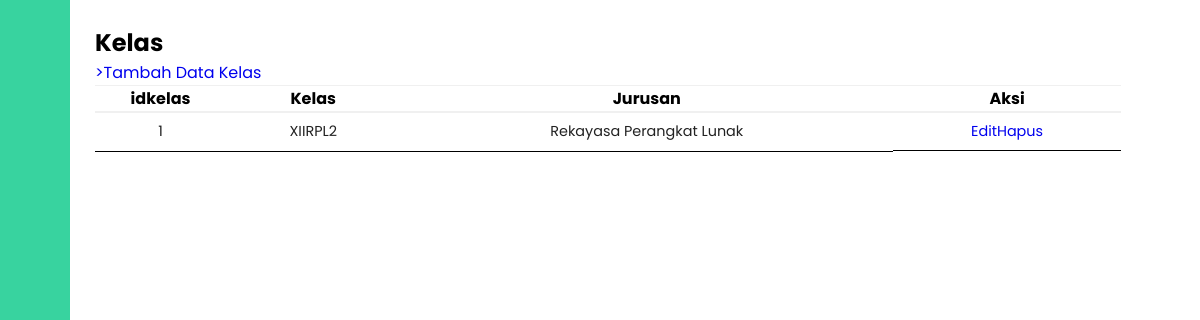
The app's page /kelas/index.php, older data.
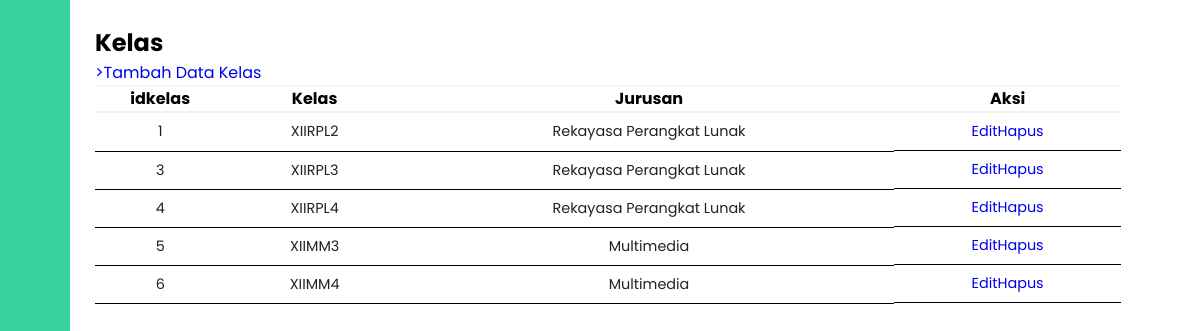
The same page, newer data.
### tables this page shows
CREATE TABLE `kelas` (
  `id_kelas` int(11) NOT NULL,
  `nama_kelas` varchar(10) NOT NULL,
  `kompentensi_keahlian` varchar(50) NOT NULL
);

### kelas/index.php (the view)
<?php
require_once '../koneksi.php';
$query = "select * from kelas";
$result = mysqli_query($conn, $query);
require_once '../templates/header.php';
?>
<section class="home">
    <div class="main-content">
        <h1>
            Kelas
        </h1>
        <a href="tambah.php">>Tambah Data Kelas</a>
        <table>
            <thead>
                <th>idkelas</th>
                <th>Kelas</th>
                <th>Jurusan</th>
                <th>Aksi</th>
            </thead>
            <tbody>
                <?php while ($row = mysqli_fetch_array($result)) : ?>
                    <tr>
                        <td><?php echo $row['id_kelas'] ?></td>
                        <td><?php echo $row['nama_kelas'] ?></td>
                        <td><?php echo $row['kompentensi_keahlian'] ?></td>
                        <td style="display: flex; justify-content: center;">
                            <a href="edit.php?id=<?= $row['id_kelas'] ?>">Edit</a>
                            <a href="delete.php?id=<?= $row['id_kelas'] ?>">Hapus</a>
                        </td>
                    </tr>
                <?php endwhile; ?>
            </tbody>
        </table>
    </div>
</section>
<?php
require_once '../templates/footer.php';
?>

Row changes from the older to the newer data that the page shows:
added kelas: id_kelas "3", nama_kelas "XIIRPL3", kompentensi_keahlian "Rekayasa Perangkat Lunak"
added kelas: id_kelas "4", nama_kelas "XIIRPL4", kompentensi_keahlian "Rekayasa Perangkat Lunak"
added kelas: id_kelas "5", nama_kelas "XIIMM3", kompentensi_keahlian "Multimedia"
added kelas: id_kelas "6", nama_kelas "XIIMM4", kompentensi_keahlian "Multimedia"
